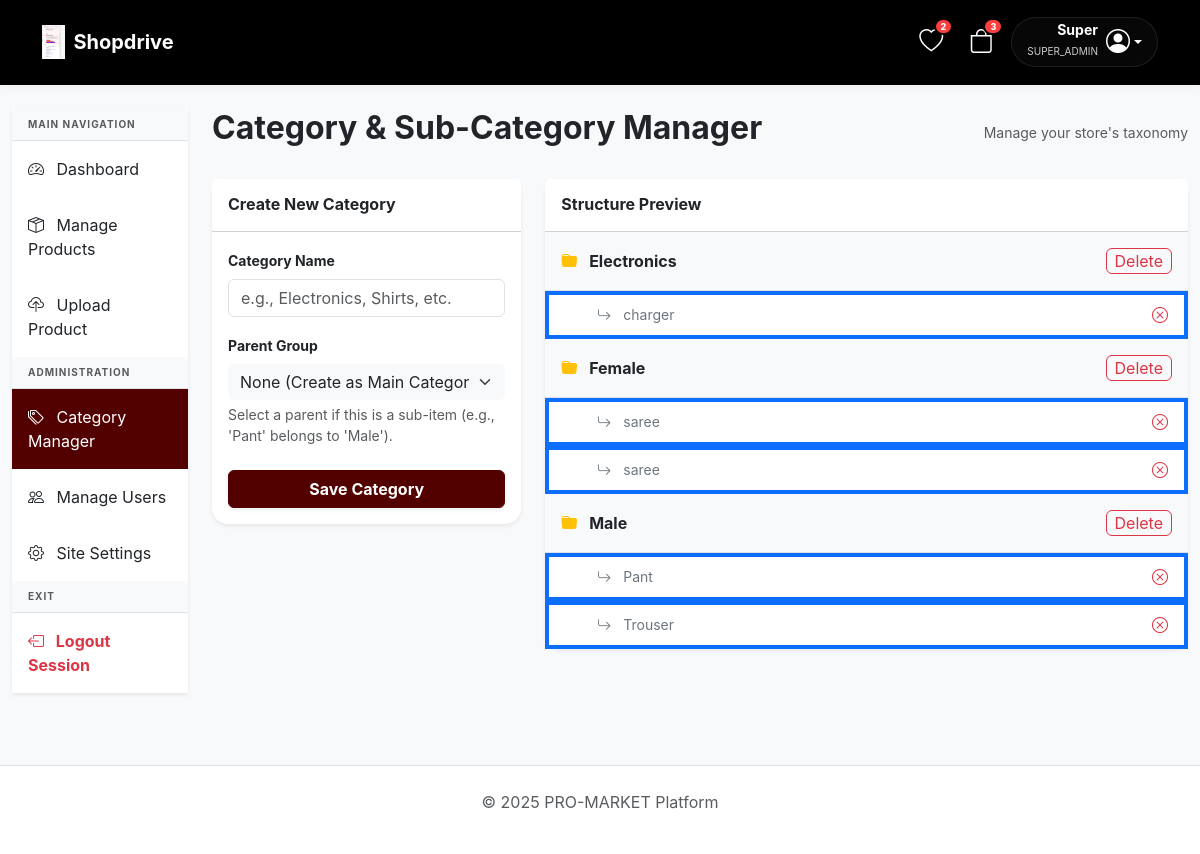
Screenshot of /admin/categories.php (signed in) with the database file from the repository.
### tables this page shows
CREATE TABLE `site_settings` (
  `id` int(11) NOT NULL,
  `app_name` varchar(100) DEFAULT 'Pro-Market',
  `app_logo` varchar(255) DEFAULT 'logo.png',
  `primary_color` varchar(10) DEFAULT '#2563eb',
  `smtp_host` varchar(100) DEFAULT NULL,
  `smtp_user` varchar(100) DEFAULT NULL,
  `smtp_pass` varchar(100) DEFAULT NULL,
  `smtp_port` int(11) DEFAULT 587,
  `razorpay_key_id` varchar(100) DEFAULT NULL,
  `razorpay_key_secret` varchar(100) DEFAULT NULL,
  `banner_title` varchar(255) DEFAULT NULL,
  `banner_subtitle` text DEFAULT NULL,
  `header_color` varchar(10) DEFAULT '#ffffff'
);

CREATE TABLE `categories` (
  `id` int(11) NOT NULL,
  `name` varchar(50) NOT NULL,
  `parent_id` int(11) DEFAULT 0,
  `created_at` timestamp NOT NULL DEFAULT current_timestamp()
);

### admin/categories.php (the view, shortened to what this page needs)
<?php
require '../config/db.php';
require '../includes/header.php';
$main_categories = $pdo->query("SELECT * FROM categories WHERE parent_id = 0 ORDER BY name ASC")->fetchAll();
?>
<div class="container-fluid mt-4">
    <div class="row">
        <div class="col-md-2 mb-4">
            <?php include '../includes/admin_sidebar.php'; ?>
        </div>
        <div class="col-md-10">
            <div class="d-flex justify-content-between align-items-center mb-4">
                <h2 class="fw-bold">Category & Sub-Category Manager</h2>
                <span class="text-muted small">Manage your store's taxonomy</span>
            </div>
            <div class="row g-4">
                <div class="col-lg-4">
                    <div class="card border-0 shadow-sm rounded-4">
                        <div class="card-header bg-white py-3">
                            <h6 class="mb-0 fw-bold">Create New Category</h6>
                        </div>
                        <div class="card-body">
                            <form method="POST">
                                <div class="mb-3">
                                    <label class="form-label small fw-bold">Category Name</label>
                                    <input type="text" name="cat_name" class="form-control" placeholder="e.g., Electronics, Shirts, etc." required>
                                </div>
                                <div class="mb-4">
                                    <label class="form-label small fw-bold">Parent Group</label>
                                    <select name="parent_id" class="form-select bg-light border-0">
                                        <option value="0">None (Create as Main Category)</option>
                                    </select>
                                    <div class="form-text x-small">Select a parent if this is a sub-item (e.g., 'Pant' belongs to 'Male').</div>
                                </div>
                                <button type="submit" name="save_category" class="btn btn-primary w-100 fw-bold shadow-sm">
                                    Save Category
                                </button>
                            </form>
                        </div>
                    </div>
                </div>
                <div class="col-lg-8">
                    <div class="card border-0 shadow-sm rounded-4">
                        <div class="card-header bg-white py-3">
                            <h6 class="mb-0 fw-bold">Structure Preview</h6>
                        </div>
                        <div class="card-body p-0">
                            <div class="list-group list-group-flush">
                                <?php foreach($main_categories as $parent): ?>
                                    <div class="list-group-item d-flex justify-content-between align-items-center py-3 bg-light">
                                        <span class="fw-bold text-dark"><i class="bi bi-folder-fill text-warning me-2"></i> <?= htmlspecialchars($parent['name']) ?></span>
                                        <a href="?delete=<?= $parent['id'] ?>" class="btn btn-xs btn-outline-danger px-2 py-0" onclick="return confirm('Deleting a Main category will remove ALL nested sub-categories. Proceed?')">Delete</a>
                                    </div>
                                    <?php
                                    $sub_stmt = $pdo->prepare("SELECT * FROM categories WHERE parent_id = ? ORDER BY name ASC");
                                    $sub_stmt->execute([$parent['id']]);
                                    while($sub = $sub_stmt->fetch()):
                                    ?>
                                        <div class="list-group-item d-flex justify-content-between align-items-center py-2 ps-5 border-start border-primary border-4">
                                            <span class="text-secondary small">
                                                <i class="bi bi-arrow-return-right me-2"></i> <?= htmlspecialchars($sub['name']) ?>
                                            </span>
                                            <a href="?delete=<?= $sub['id'] ?>" class="text-danger x-small text-decoration-none" onclick="return confirm('Remove this sub-category?')">
                                                <i class="bi bi-x-circle"></i>
                                            </a>
                                        </div>
                                    <?php endwhile; ?>
                                <?php endforeach; ?>
                            </div>
                        </div>
                    </div>
                </div>
            </div>
        </div>
    </div>
</div>
<?php include '../includes/footer.php'; ?>

### includes/header.php (shortened to what this page needs)
<?php
require_once __DIR__ . '/../config/db.php';
$brand = $pdo->query("SELECT * FROM site_settings WHERE id = 1")->fetch();
$app_name = $brand['app_name'] ?? 'Pro-Market';
$app_logo = $brand['app_logo'] ?? '';
$is_folder = (strpos($_SERVER['PHP_SELF'], '/admin/') !== false || strpos($_SERVER['PHP_SELF'], '/vendor/') !== false);
$base = $is_folder ? '../' : '';
$isLoggedIn = isset($_SESSION['user_id']);
$userName = $_SESSION['fullname'] ?? '';
$userRole = $_SESSION['role'] ?? '';
$cart_count = 0;
$wishlist_count = 0;
if ($isLoggedIn) {
    $cStmt = $pdo->prepare("SELECT SUM(quantity) FROM cart WHERE user_id = ?");
    $cStmt->execute([$_SESSION['user_id']]);
    $cart_count = (int)$cStmt->fetchColumn();
    $wStmt = $pdo->prepare("SELECT COUNT(id) FROM wishlist WHERE user_id = ?");
    $wStmt->execute([$_SESSION['user_id']]);
    $wishlist_count = (int)$wStmt->fetchColumn();
}
?>
<!DOCTYPE html>
<html lang="en">
<head>
    <link href="https://cdn.jsdelivr.net/npm/bootstrap@5.3.0/dist/css/bootstrap.min.css" rel="stylesheet">
    <link rel="stylesheet" href="https://cdn.jsdelivr.net/npm/bootstrap-icons@1.11.1/font/bootstrap-icons.css">
</head>
<body>
<nav class="navbar navbar-expand-lg navbar-custom py-3 sticky-top">
    <div class="container">
        <a class="navbar-brand fw-bold d-flex align-items-center" href="<?= $base ?>index.php">
            <?php if($app_logo): ?>
                <img src="<?= $base ?>assets/uploads/<?= $app_logo ?>" style="max-height: 35px;" class="me-2">
            <?php endif; ?>
            <?= htmlspecialchars($app_name) ?>
        </a>
        <div class="ms-auto d-flex align-items-center">
            <a href="<?= $base ?>wishlist.php" class="header-icon-btn text-decoration-none">
                <i class="bi bi-heart fs-4"></i>
                <?php if($wishlist_count > 0): ?>
                    <span class="badge rounded-pill header-badge wishlist-count-badge">
                        <?= $wishlist_count ?>
                    </span>
                <?php endif; ?>
            </a>
            <a href="<?= $base ?>cart.php" class="header-icon-btn text-decoration-none">
                <i class="bi bi-bag fs-4"></i>
                <?php if($cart_count > 0): ?>
                    <span class="badge rounded-pill header-badge cart-count-badge">
                        <?= $cart_count ?>
                    </span>
                <?php endif; ?>
            </a>
            <?php if($isLoggedIn): ?>
                <div class="dropdown">
                    <a href="#" class="user-pill d-flex align-items-center text-decoration-none dropdown-toggle" data-bs-toggle="dropdown">
                        <div class="me-2 d-none d-md-block text-end">
                            <div class="small fw-bold mb-0" style="line-height: 1;"><?= htmlspecialchars(explode(' ', $userName)[0]) ?></div>
                            <span style="font-size: 10px; opacity: 0.8;"><?= strtoupper($userRole) ?></span>
                        </div>
                        <i class="bi bi-person-circle fs-4"></i>
                    </a>
                </div>
            <?php else: ?>
                <a href="<?= $base ?>login.php" class="nav-link px-3 fw-bold border-end me-2" style="font-size: 14px;">Login</a>
                <a href="<?= $base ?>register.php" class="btn btn-primary rounded-pill px-4 fw-bold shadow-sm" style="font-size: 14px;">Join Now</a>
            <?php endif; ?>
        </div>
    </div>
</nav>

### rows the page displays
site_settings: app_logo (picture), app_name "Shopdrive"
categories: name "Electronics"
categories: name "charger"
categories: name "Female"
categories: name "saree"
categories: name "saree"
categories: name "Male"
categories: name "Pant"
categories: name "Trouser"

### other values shown
$wishlist_count "2"
$cart_count "3"
explode(' ', $userName)[0] "Super"
$userRole "SUPER_ADMIN"
